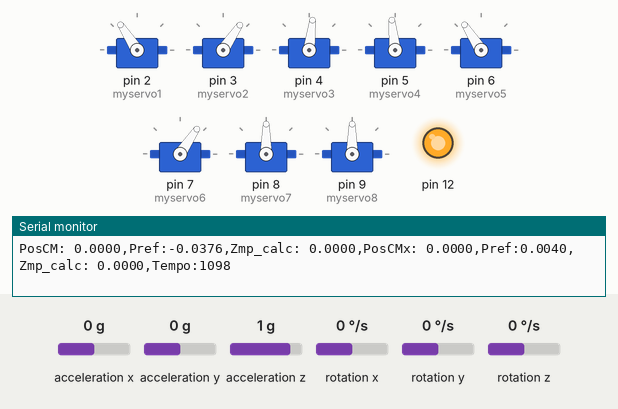
The sketch below on a simulated Arduino Uno, built with avr-gcc and run on an emulated ATmega328P. On the bench: 8 × servo, output pins drawn as LEDs (lit = HIGH), the last lines printed to the serial monitor. The test bench sets the inputs (shaded band); at power-on: acceleration z 1 g, acceleration x 0 g, acceleration y 0 g, rotation x 0 °/s, rotation y 0 °/s, rotation z 0 °/s.

Above: at 1.14 s.
1.3 s: acceleration z set to 0 g
At 2.05 s:
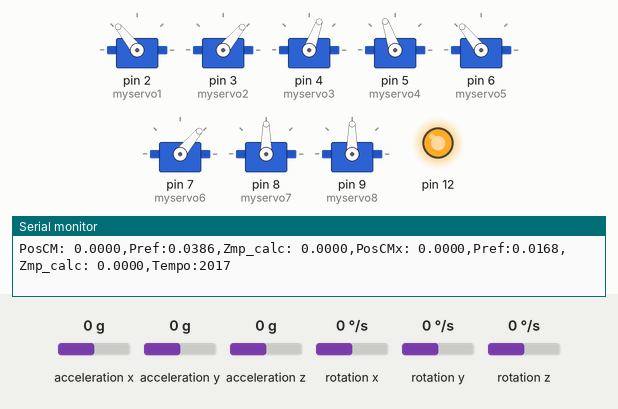
At 3.5 s:
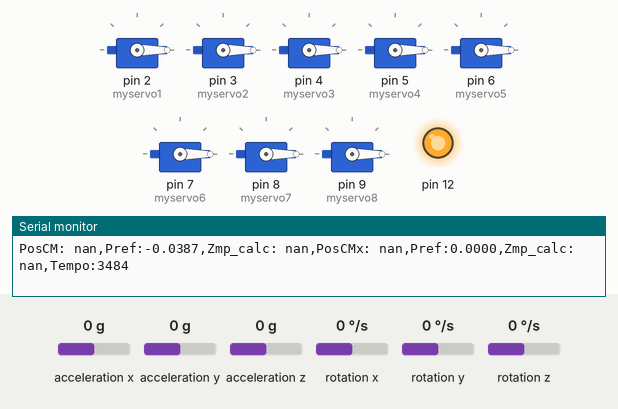
4.3 s: acceleration z set to -1.4 g
Timing chart, 0 to 7.3 s (numbered marks = the images above; inputs shaded):
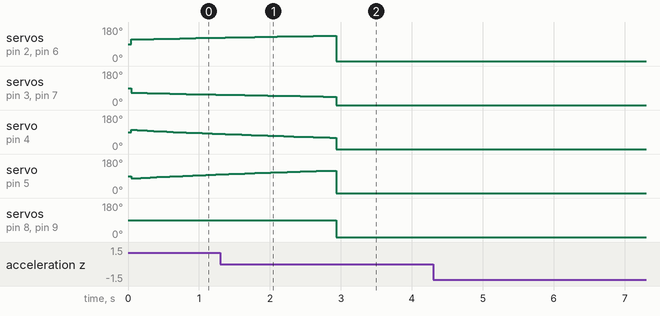

The sketch:

Base.ino
```cpp
#include <MPU9250_asukiaaa.h>
#include <Servo.h>

MPU9250_asukiaaa mySensor = MPU9250_asukiaaa(0x68);
MPU9250_asukiaaa mySensor2 = MPU9250_asukiaaa(0x69);


Servo myservo1;
Servo myservo2;
Servo myservo3;
Servo myservo4;
Servo myservo5;
Servo myservo6;
Servo myservo7;
Servo myservo8;


// Variaveis da cinemática inversa
float ang_quad_dir_x = 130, ang_quad_dir_y = 90, ang_quad_esq_x = 60, ang_quad_esq_y = 90;
float ang_joel_dir = 70, ang_joel_esq = 120, ang_torn_dir = 140, ang_torn_esq = 30;
float leg = 0.060;
float posCM[3] = {0, 0, 0.145}; //alt_max = 14.5
float posPD[3] = {0, 0.045, 0};
float posPE[3] = {0, -0.045, 0};
float offset = atan(0.04 / 0.045);
float dQ = 0.0602, t = 0;
float leg2 = leg * leg;
float retaH_dir, retaH_esq, dif_reta_dir;
float retaH_dir2, retaH_esq2, dif_reta_esq;
float toRad = 3.14159 / 180;
float toAng = 180 / 3.14159;

// Variaveis do controle
float matrix_A [3][3] = {{1.0156, 0.0251, -0.0156}, {1.2540, 1.0156, -1.2540}, {0, 0, 1}};
float vector_B [3] = { -0.0001, -0.0156, 0.0250};
float vector_C [3] = {0, 0, 1};
float result_L [3] = {0, 0, 0}, result_B[3] = {0, 0, 0};
float result_L_x[3] = {0, 0, 0}, result_B_x[3] = {0, 0, 0};
float vector_L [3] = { -10421, -129.9237, 107.0006};
float state_vector [3] = {0, 0, 0};
float state_vector_x[3] = {0, 0, 0};
float Gi = 0.0025, Gx[3] = {0, 0, 0.0025}, Gd = 65;
float Gix = 0.0005, Gxx[3] = {0, 0, 0.0025}, Gdx = 25;
int  Nx = 30, Ny = 8;
float somatorio = 0, somatorio_x = 0;
float r = 0.125, g = -9.8, aux, aux2, aux3, calc_zmp, aux4, aux5, aux6;
float auxx, aux2x, aux3x, calc_zmp_x, aux4x, aux5x, aux6x;
float distPDE = 0.02, altura = 0.03, count = -3, sideAngle = 0, frontAngle = 0;
int walk = 0, control = 0, agachar = 1, k = 0;
float pref[63] = {0.000000, -0.006678, -0.013084, -0.018971, -0.024150,
                  -0.028496, -0.031964, -0.034576, -0.036416, -0.037607,
                  -0.038291, -0.038614, -0.038704, -0.038671, -0.038593,
                  -0.038526, -0.038500, -0.038526, -0.038593, -0.038671,
                  -0.038704, -0.038614, -0.038291, -0.037607, -0.036416,
                  -0.034576, -0.031964, -0.028496, -0.024150, -0.018972,
                  -0.013084, -0.006679, -0.000000, 0.006678, 0.013084,
                  0.018971, 0.024150, 0.028496, 0.031964, 0.034576,
                  0.036416, 0.037607, 0.038291, 0.038614, 0.038704,
                  0.038671, 0.038593, 0.038526, 0.038500, 0.038526,
                  0.038593, 0.038671, 0.038704, 0.038614, 0.038291,
                  0.037607, 0.036416, 0.034576, 0.031964, 0.028497,
                  0.024150, 0.018972, 0.006679};
float prefx[63] = {0.000000, 0.000000, 0.000000, 0.000000, 0.000000,
                   0.000000, 0.000000, 0.000000, 0.000000, 0.000000,
                   0.000000, 0.000000, 0.000000, 0.000000, 0.000000,
                   0.000000, 0.000000, 0.000000, 0.000000, 0.000800,
                   0.001600, 0.002400, 0.003200, 0.004000, 0.004800,
                   0.005600, 0.006400, 0.007200, 0.008000, 0.008800,
                   0.009600, 0.010400, 0.011200, 0.012000, 0.012800,
                   0.013600, 0.014400, 0.015200, 0.016000, 0.016800,
                   0.016800, 0.016800, 0.016800, 0.016800, 0.016800,
                   0.016800, 0.016800, 0.016800, 0.016800, 0.016800,
                   0.016800, 0.016800, 0.016800, 0.016800, 0.016800,
                   0.016800, 0.016800, 0.016800, 0.016800, 0.016800,
                   0.016800, 0.016800, 0.016800
                  };
float preview_action = 0, preview_action_x = 0;
float a[5] = {0,0,0,0,0};
float ax[5] = {0,0,0,0,0};
float az[5] = {0,0,0,0,0};
float filtered_a, filtered_ax, filtered_az;


// variaveis do sensor
double accely1, accely2, accelx1, accelx2, accelz1, accelz2;

void setup() {
  Serial.begin(115200);

  myservo1.attach(2);
  myservo2.attach(3);
  myservo3.attach(4);
  myservo4.attach(5);
  myservo5.attach(6);
  myservo6.attach(7);
  myservo7.attach(8);
  myservo8.attach(9);

  pinMode(12, OUTPUT);
  digitalWrite(12, HIGH);

  mySensor.beginAccel();
  mySensor.beginGyro();

  mySensor2.beginAccel();
  mySensor2.beginGyro();


}

void getAngle() {

  ang_quad_dir_y = atan(0.04 / (abs(posCM[1] - posPD[1])));
  retaH_dir = posCM[2] + dQ * sin(ang_quad_dir_y) - 0.075 - posPD[2];
  dif_reta_dir = (posCM[0] - posPD[0]);
  retaH_dir2 = pow(retaH_dir, 2) + pow(dif_reta_dir, 2);
  ang_joel_dir = acos((retaH_dir2 / (-2 * leg2)) + 1);
  ang_torn_dir = 90 * toRad - ang_joel_dir / 2;
  ang_quad_dir_x = 90 * toRad - ang_joel_dir / 2 - asin(dif_reta_dir / retaH_dir);

  ang_quad_esq_y = atan(0.04 / (abs(posCM[1] - posPE[1])));
  retaH_esq = posCM[2] + dQ * sin(ang_quad_esq_y) - 0.075 - posPE[2];
  dif_reta_esq = (posCM[0] - posPE[0]);
  retaH_esq2 = pow(retaH_esq, 2) + pow(dif_reta_esq, 2);
  ang_joel_esq = acos(((retaH_esq2) / (-2 * leg2)) + 1);
  ang_torn_esq = 90 * toRad - ang_joel_esq / 2;
  ang_quad_esq_x = 90 * toRad - ang_joel_esq / 2 - asin(dif_reta_esq / retaH_esq);
  //Serial.println(String("Ang_quad_y_(dir-esq): ") + String(ang_quad_dir_y) + String(" - ") + String(ang_quad_esq_y));

  //Serial.println(String("PosCM - PosPD - PosPE:")+ String(posCM[0])+ String(" - ") + String(posPD[0])  + String(" - ") + String(posPE[0]));
  //Serial.println("RetaH_(dir - esq):"+ String(retaH_dir) + String(retaH_esq));
  //Serial.println(String("Asin dir - esq: %.5f - %.5f") + String(asin(dif_reta_dir/retaH_dir))+ String(asin(dif_reta_esq/retaH_esq)));


}

void setAngles() {
  myservo1.write(90 + (ang_torn_dir)*toAng);
  myservo2.write(90 - (ang_torn_esq)*toAng);
  myservo3.write(150 - (180 * toRad - ang_joel_dir)*toAng);
  myservo4.write(30 + (180 * toRad - ang_joel_esq)*toAng);
  myservo5.write(90 + ang_quad_dir_x * toAng);
  myservo6.write(90 - ang_quad_esq_x * toAng);
  myservo7.write(90 - (ang_quad_dir_y - offset)*toAng);
  myservo8.write(90 + (ang_quad_esq_y - offset)*toAng);
  //Serial.println(String("Ang_quad_y_(dir-esq): ") + String(90 + (ang_quad_dir_y-offset)*toAng) + String(" - ") + String(90 - (ang_quad_esq_y-offset)*toAng));

}

void readSensor() {
  accely1 = 0;
  accelx1 = 0;
  accelz1 = 0;
  accely2 = 0;
  accelx2 = 0;
  accelz2 = 0;
  for (int i = 0; i < 10; i++) {
    if (mySensor.accelUpdate() == 0) {
      accely1 += mySensor.accelY();
      accelx1 += mySensor.accelX();
      accelz1 += mySensor.accelZ();
    }

    if (mySensor2.accelUpdate() == 0) {
      accely2 += mySensor2.accelY();
      accelx2 += mySensor2.accelX();
      accelz2 += mySensor2.accelZ();
    }
  }
  accely1 = accely1 * 9.8/10;
  accelx1 = accelx1 * 9.8/10;
  accelz1 = accelz1 * 9.8/10;
  accely2 = accely2 * 9.8/10;
  accelx2 = accelx2 * 9.8/10;
  accelz2 = accelz2 * 9.8/10;
}

float multiVxV(float* v1, float* v2) {
  if (sizeof(v1) != sizeof(v2)) {
    Serial.println("Erro multiVxV");
    return -99;
  }
  float result;
  result = v1[0] * v2[0] + v1[1] * v2[1] + v1[2] * v2[2];
  return result;
}

void applyControl() {
  preview_action = 0;
  preview_action_x = 0;
  for(int i = 0; i < Ny; i++){
    preview_action += Gd*pref[(i+k)%63];
  }
  if(k == (62-Nx)){
    for(int i =0; i < Nx; i++){
      prefx[i] = prefx[i] + prefx[62];
    }
  }
  for(int i = 0; i < Nx; i++){
    preview_action_x += Gdx*prefx[(i+k)%63];
  }
  if(k == (62)){
    for(int i = 0; i < Nx; i++){
      prefx[i] = prefx[i] - prefx[62];
    }
  }
  if(k < 5){
    a[k] = (accely1 + accely2)/2;
    ax[k] = (accelx1 + accelx2)/2;
    az[k] = (accelz1 + accelz2)/2;
  } else {
    for(int i = 0; i < 4; i++){
       a[i] = a[i+1];
       ax[i] = ax[i+1];
       az[i] = az[i+1];
    }
    a[4] = (accely1 + accely2)/2;
    ax[4] = (accelx1 + accelx2)/2;
    az[4] = (accelz2 + accelz2)/2;
  }

  filtered_a = 0;
  filtered_ax = 0;
  filtered_az = 0;
  for(int i = 0; i < 5; i++){
    filtered_a += a[i];
    filtered_ax += ax[i];
    filtered_az += az[i];
  }
  filtered_a = filtered_a/5;
  filtered_ax = filtered_ax/5;
  filtered_az = filtered_az/5;

  sideAngle = atan(filtered_a/filtered_az);
  frontAngle = atan(filtered_ax/filtered_az);

  filtered_a = filtered_a*cos(abs(sideAngle));
  filtered_ax = filtered_ax*cos(abs(frontAngle));

  calc_zmp = state_vector[0] - (r * filtered_a) / g;
  calc_zmp_x = state_vector_x[0] - (r * filtered_ax) / g;

  //soma com vetorC*vetorU
  aux = multiVxV(vector_C , state_vector);
  auxx = multiVxV(vector_C, state_vector_x);
  aux = calc_zmp - aux;
  auxx = calc_zmp_x - auxx;

  //Multiplica por L
  result_L[0] = vector_L[0] * aux;
  result_L[1] = vector_L[1] * aux;
  result_L[2] = vector_L[2] * aux;
  result_L_x[0] = vector_L[0] * auxx;
  result_L_x[1] = vector_L[1] * auxx;
  result_L_x[2] = vector_L[2] * auxx;

  // soma result_L com state_vector
  result_L[0] = -result_L[0] + state_vector[0];
  result_L[1] = -result_L[1] + state_vector[1];
  result_L[2] = -result_L[2] + state_vector[2];
  result_L_x[0] = -result_L_x[0] + state_vector_x[0];
  result_L_x[1] = -result_L_x[1] + state_vector_x[1];
  result_L_x[2] = -result_L_x[2] + state_vector_x[2];

  // Multiplica result_L por vector_C
  aux2 = multiVxV(vector_C, result_L);
  aux2x = multiVxV(vector_C, result_L_x);

  // soma pref com aux2
  aux3 = aux2 - pref[k];
  aux3x = aux2x - prefx[k];

  // somatório
  somatorio += aux3;
  somatorio_x += aux3x;

  // multiplica por Gi
  aux4 = Gi * somatorio;
  aux4x = Gix * somatorio_x;

  // multiplica result_L por Gx
  aux5 = multiVxV(Gx, result_L);
  aux5x = multiVxV(Gxx, result_L_x);


  //soma de aux7
  aux6 = -preview_action - aux4 - aux5;
  aux6x = -preview_action_x - aux4x - aux5x;

  // multiplica aux6 por b
  result_B[0] = vector_B[0] * aux6;
  result_B[1] = vector_B[1] * aux6;
  result_B[2] = vector_B[2] * aux6;
  result_B_x[0] = vector_B[0] * aux6x;
  result_B_x[1] = vector_B[1] * aux6x;
  result_B_x[2] = vector_B[2] * aux6x;

  //multiplica result_B pela matrix_A
  state_vector[0] = multiVxV(matrix_A[0], result_B);
  state_vector[1] = multiVxV(matrix_A[1], result_B);
  state_vector[2] = multiVxV(matrix_A[2], result_B);
  state_vector_x[0] = multiVxV(matrix_A[0], result_B_x);
  state_vector_x[1] = multiVxV(matrix_A[1], result_B_x);
  state_vector_x[2] = multiVxV(matrix_A[2], result_B_x);

  //atualiza o valor do posCM[1]
  posCM[1] = state_vector[0];
  posCM[0] = state_vector_x[0];

  //Serial.print("PosCm: ");
  //Serial.print(posCM[1], 5);
  //Serial.print(" K: ");
  //Serial.print(k);
  //Serial.print("\n");

}

void applyWalkPattern() {
  if (agachar == 1) {
    posCM[2] -= 0.025 / 63;
  }

  if (walk == 1) {
    // definir posições dos pés para o movimento
    if (k > 43 && k < 50) {
      posPD[2] = altura * (-pow((count / 3), 2) + 1);
      count++;
      posPD[0] += distPDE / (6);

    } else {
      posPD[2] = 0;
    }

    if (k > 17 && k < 43) {
      count = -3;
    }


    if (k > 10 && k < 17) {
      posPE[2] = altura * (-pow((count / 3), 2) + 1);
      count++;
      posPE[0] += distPDE / (6);
    } else {
      posPE[2] = 0;
    }

    if (k > 50) {
      count = -3;
    }
  }
}

void loop() {
  digitalWrite(12, HIGH);
  if (k == 63) {
    if (control == 0) {
      Serial.println("Inicia controle");
    }
    k = 0;

    walk = 1;
    control = 1;
    agachar = 0;
    somatorio_x=0;
    posPD[0] = 0;
    posPE[0] = 0;

  }

  readSensor();
  if (control == 1) {
    applyControl();
  }
  applyWalkPattern();
  getAngle();
  setAngles();
  Serial.print("PosCM: ");
  Serial.print(posCM[1], 4);
  Serial.print(",");
  Serial.print("Pref:");
  Serial.print(pref[k], 4);
  Serial.print(",");
  Serial.print("Zmp_calc: ");
  Serial.print(calc_zmp, 4);
  Serial.print(",");
  Serial.print("PosCMx: ");
  Serial.print(posCM[0], 4);
  Serial.print(",");
  Serial.print("Pref:");
  Serial.print(prefx[k], 4);
  Serial.print(",");
  Serial.print("Zmp_calc: ");
  Serial.print(calc_zmp_x, 4);
  Serial.print(",");
  Serial.print("Tempo:");
  Serial.print(millis());
  Serial.print("\n");
  k++;
  delay(1);
}
```

Measured:
- by itself, servo on pin 2 (myservo1), servo on pin 6 (myservo5): rises from 124° to 134° in 1.4 s, then falls to 0° in 0.19 s
- by itself, servo on pin 5 (myservo4): rises from 99° to 119° in 1.5 s, then falls to 0° in 0.09 s
